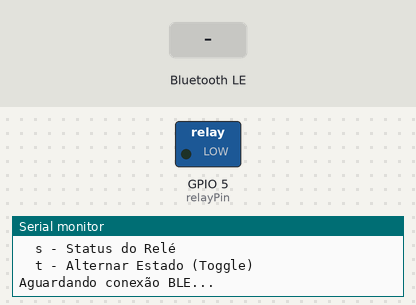
Recording of a sketch running on a simulated ESP32. Shown: switched loads named in the sketch (green lamp = pin HIGH), the last lines printed to the serial monitor. Inputs (shaded band) come from the test bench. Nothing arrives over Bluetooth unless stated; a phone connects over Bluetooth LE 3 s after start.

Above: at 1.2 s.
1.3 s: Bluetooth LE write "1" received
At 1.8 s:
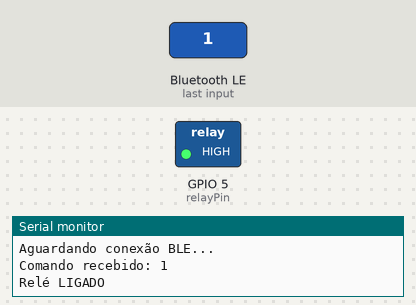
2.8 s: Bluetooth LE write "0" received
At 4.2 s:
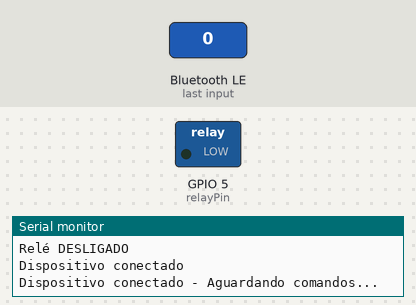
Timing chart, 0 to 5.8 s (numbered marks = the images above; inputs shaded):
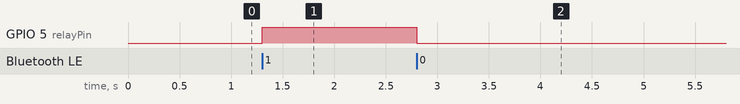

Measured:
- after the input at 1.3 s, GPIO 5 (relayPin): LOW → HIGH at once
- after the input at 2.8 s, GPIO 5 (relayPin): HIGH → LOW at once

The sketch:

smartlink.ino
```cpp
#include <BLEDevice.h>
#include <BLEUtils.h>
#include <BLEServer.h>

// Definições do serviço e característica BLE
#define SERVICE_UUID        "4fafc201-1fb5-459e-8fcc-c5c9c331914b"
#define CHARACTERISTIC_UUID "beb5483e-36e1-4688-b7f5-ea07361b26a8"

const int relayPin = 5;
bool relayState = false;
bool deviceConnected = false;

// Callbacks para eventos BLE
class MyServerCallbacks: public BLEServerCallbacks {
    void onConnect(BLEServer* pServer) {
      deviceConnected = true;
      Serial.println("Dispositivo conectado");
    }

    void onDisconnect(BLEServer* pServer) {
      deviceConnected = false;
      Serial.println("Dispositivo desconectado");
      delay(500);
      pServer->startAdvertising();
      Serial.println("Aguardando conexão...");
    }
};

// Callbacks para características BLE - VERSÃO COMPATÍVEL
class MyCallbacks: public BLECharacteristicCallbacks {
    void onWrite(BLECharacteristic *pCharacteristic) {
      // Método compatível com todas as versões da biblioteca BLE
      String receivedValue = String(pCharacteristic->getValue().c_str());

      if (receivedValue.length() > 0) {
        char cmd = receivedValue[0];
        Serial.print("Comando recebido: ");
        Serial.println(cmd);

        String response = "";

        if (cmd == '1') {
          digitalWrite(relayPin, HIGH);
          relayState = true;
          response = "LIGADO";
          Serial.println("Relé LIGADO");
        } else if (cmd == '0') {
          digitalWrite(relayPin, LOW);
          relayState = false;
          response = "DESLIGADO";
          Serial.println("Relé DESLIGADO");
        } else if (cmd == 's' || cmd == 'S') {
          response = relayState ? "Status: LIGADO" : "Status: DESLIGADO";
          Serial.println(response);
        } else if (cmd == 't' || cmd == 'T') {
          // Toggle - alterna o estado
          relayState = !relayState;
          digitalWrite(relayPin, relayState);
          response = relayState ? "TOGGLE: LIGADO" : "TOGGLE: DESLIGADO";
          Serial.println(response);
        } else {
          response = "Comando invalido. Use: 1=ON, 0=OFF, s=Status, t=Toggle";
          Serial.println("Comando invalido recebido");
        }

        // Definir o valor de resposta
        pCharacteristic->setValue(response.c_str());
        pCharacteristic->notify();
      }
    }
};

BLEServer *pServer;
BLEService *pService;
BLECharacteristic *pCharacteristic;

void setupBLE() {
  // Inicializa o BLE
  BLEDevice::init("ESP32-Relay-BLE");

  // Cria o servidor BLE
  pServer = BLEDevice::createServer();
  pServer->setCallbacks(new MyServerCallbacks());

  // Cria o serviço BLE
  pService = pServer->createService(SERVICE_UUID);

  // Cria a característica BLE
  pCharacteristic = pService->createCharacteristic(
                      CHARACTERISTIC_UUID,
                      BLECharacteristic::PROPERTY_READ |
                      BLECharacteristic::PROPERTY_WRITE |
                      BLECharacteristic::PROPERTY_NOTIFY
                    );

  pCharacteristic->setCallbacks(new MyCallbacks());
  pCharacteristic->setValue("ESP32 Relay Control - Ready");

  // Inicia o serviço
  pService->start();

  // Configura o advertising
  BLEAdvertising *pAdvertising = BLEDevice::getAdvertising();
  pAdvertising->addServiceUUID(SERVICE_UUID);
  pAdvertising->setScanResponse(true);

  // Configurações para melhor compatibilidade com iOS e Android
  pAdvertising->setMinPreferred(0x06);
  pAdvertising->setMaxPreferred(0x12);

  // Inicia o advertising
  BLEDevice::startAdvertising();
}

void setup() {
  Serial.begin(115200);

  // Configuração do pino do relé
  pinMode(relayPin, OUTPUT);
  digitalWrite(relayPin, LOW);

  Serial.println("Iniciando ESP32 BLE Relay...");

  // Inicializa BLE
  setupBLE();

  Serial.println("BLE iniciado com sucesso!");
  Serial.println("Nome do dispositivo: ESP32-Relay-BLE");
  Serial.println("Conecte-se com qualquer app BLE");
  Serial.println("Comandos disponíveis:");
  Serial.println("  1 - Ligar Relé");
  Serial.println("  0 - Desligar Relé");
  Serial.println("  s - Status do Relé");
  Serial.println("  t - Alternar Estado (Toggle)");
  Serial.println("Aguardando conexão BLE...");
}

void loop() {
  // Controle de heartbeat quando conectado
  if (deviceConnected) {
    static unsigned long lastBlink = 0;
    if (millis() - lastBlink > 2000) {
      lastBlink = millis();
      Serial.println("Dispositivo conectado - Aguardando comandos...");
    }
  }

  delay(1000);
}
```
